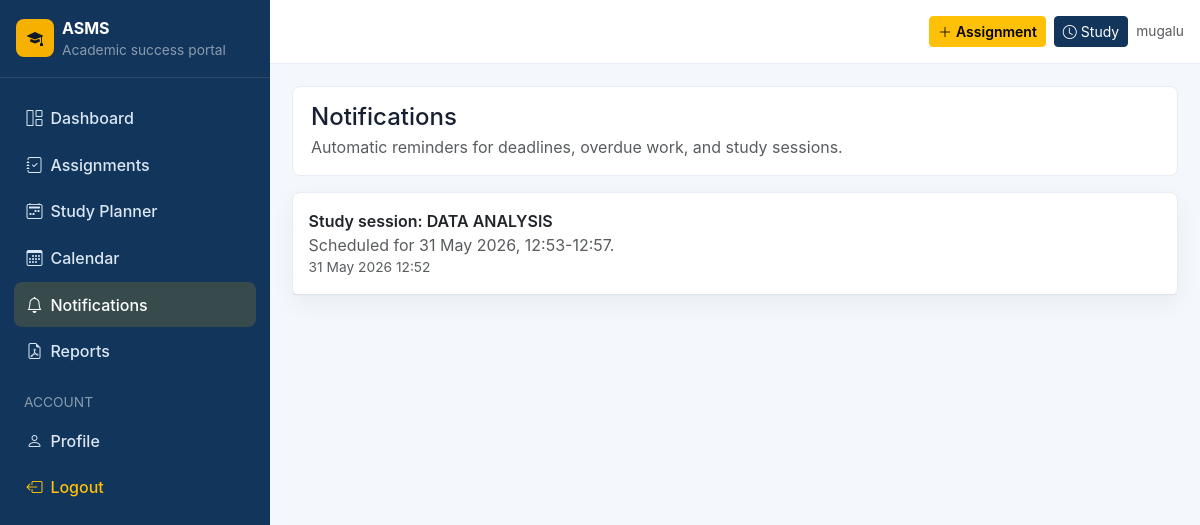
Screenshot of /notifications/ (signed in) with the database file from the repository.
### assignments/models.py (models this page shows, shortened)
class Notification(models.Model):
    TYPE_DEADLINE = "deadline"
    TYPE_OVERDUE = "overdue"
    TYPE_STUDY = "study"
    TYPE_CHOICES = [
        (TYPE_DEADLINE, "Upcoming Deadline"),
        (TYPE_OVERDUE, "Overdue Assignment"),
        (TYPE_STUDY, "Study Reminder"),
    ]
    user = models.ForeignKey(User, on_delete=models.CASCADE, related_name="notifications")
    assignment = models.ForeignKey(Assignment, on_delete=models.CASCADE, blank=True, null=True, related_name="notifications")
    study_session = models.ForeignKey(StudySession, on_delete=models.CASCADE, blank=True, null=True, related_name="notifications")
    title = models.CharField(max_length=160)
    message = models.TextField()
    notification_type = models.CharField(max_length=20, choices=TYPE_CHOICES)
    is_read = models.BooleanField(default=False)
    created_at = models.DateTimeField(auto_now_add=True)
    class Meta:
        ordering = ["-created_at"]
        indexes = [models.Index(fields=["user", "is_read", "created_at"])]

### assignments/views.py (the view)
# urls.py: path("notifications/", views.notification_list, name="notification_list"),
@login_required
def notification_list(request):
    refresh_notifications(request.user)
    notifications = Notification.objects.filter(user=request.user)
    return render(request, "assignments/notifications.html", {"notifications": notifications})

### assignments/services.py (called while the page is built, shortened)
def _upsert_notification(user, notification_type, title, message, assignment=None, study_session=None):
    lookup = {
        "user": user,
        "notification_type": notification_type,
        "assignment": assignment,
        "study_session": study_session,
    }
    Notification.objects.get_or_create(defaults={"title": title, "message": message}, **lookup)

def refresh_notifications(user):
    now = timezone.now()
    soon = now + timedelta(days=3)
    today = now.date()
    for session in StudySession.objects.filter(user=user, study_date__gte=today, study_date__lte=today + timedelta(days=1)):
        _upsert_notification(
            user,
            Notification.TYPE_STUDY,
            f"Study session: {session.subject}",
            f"Scheduled for {session.study_date:%d %b %Y}, {session.start_time:%H:%M}-{session.end_time:%H:%M}.",
            study_session=session,
        )

### assignments/templates/assignments/notifications.html (shortened to what this page needs)
{% extends "base.html" %}
{% block content %}
<div class="page-title"><h1 class="h4 mb-1">Notifications</h1><p class="text-muted mb-0">Automatic reminders for deadlines, overdue work, and study sessions.</p></div>
<div class="card">
  {% for note in notifications %}
  <div class="p-3 border-bottom d-flex justify-content-between gap-3">
    <div>
      <div class="fw-semibold">{% if not note.is_read %}<span class="badge text-bg-warning me-2">New</span>{% endif %}{{ note.title }}</div>
      <div class="text-muted">{{ note.message }}</div>
      <div class="text-small text-muted">{{ note.created_at|date:"d M Y H:i" }}</div>
    </div>
  </div>
  {% empty %}
  <div class="p-4 text-center text-muted">No notifications yet.</div>
  {% endfor %}
</div>
{% endblock %}

### templates/base.html (shortened to what this page needs)
<!doctype html>
<html lang="en">
<head>
  <link href="https://cdn.jsdelivr.net/npm/bootstrap@5.3.3/dist/css/bootstrap.min.css" rel="stylesheet">
  <link href="https://cdn.jsdelivr.net/npm/bootstrap-icons@1.11.3/font/bootstrap-icons.min.css" rel="stylesheet">
</head>
<body>
{% if user.is_authenticated %}
<aside id="sidebar" class="sidebar">
  <div class="p-3 border-bottom border-light border-opacity-10">
    <div class="d-flex align-items-center gap-2">
      <div class="brand-mark"><i class="bi bi-mortarboard-fill"></i></div>
      <div>
        <div class="text-white fw-bold">ASMS</div>
        <div class="text-white-50 text-small">Academic success portal</div>
      </div>
    </div>
  </div>
  <nav class="py-3">
    <a class="nav-link {% if request.resolver_match.url_name == 'dashboard' %}active{% endif %}" href="{% url 'dashboard' %}"><i class="bi bi-grid-1x2 me-2"></i>Dashboard</a>
    <a class="nav-link {% if 'assignment' in request.resolver_match.url_name %}active{% endif %}" href="{% url 'assignment_list' %}"><i class="bi bi-journal-check me-2"></i>Assignments</a>
    <a class="nav-link {% if 'study' in request.resolver_match.url_name %}active{% endif %}" href="{% url 'study_session_list' %}"><i class="bi bi-calendar2-week me-2"></i>Study Planner</a>
    <a class="nav-link {% if request.resolver_match.url_name == 'calendar' %}active{% endif %}" href="{% url 'calendar' %}"><i class="bi bi-calendar3 me-2"></i>Calendar</a>
    <a class="nav-link {% if 'notification' in request.resolver_match.url_name %}active{% endif %}" href="{% url 'notification_list' %}"><i class="bi bi-bell me-2"></i>Notifications</a>
    <a class="nav-link {% if 'report' in request.resolver_match.url_name %}active{% endif %}" href="{% url 'reports' %}"><i class="bi bi-file-earmark-pdf me-2"></i>Reports</a>
    <div class="px-4 pt-3 pb-1 text-white-50 text-uppercase text-small">Account</div>
    <a class="nav-link {% if request.resolver_match.url_name == 'profile' %}active{% endif %}" href="{% url 'profile' %}"><i class="bi bi-person me-2"></i>Profile</a>
    <a class="nav-link text-warning" href="{% url 'logout' %}"><i class="bi bi-box-arrow-left me-2"></i>Logout</a>
  </nav>
</aside>
<main class="main">
  <div class="topbar d-flex align-items-center justify-content-between px-3">
    <div class="ms-auto d-flex align-items-center gap-2">
      <a class="btn btn-sm btn-warning fw-semibold" href="{% url 'assignment_create' %}"><i class="bi bi-plus-lg me-1"></i>Assignment</a>
      <a class="btn btn-sm btn-primary" href="{% url 'study_session_create' %}"><i class="bi bi-clock me-1"></i>Study</a>
      <span class="text-muted text-small d-none d-md-inline">{{ user.get_full_name|default:user.username }}</span>
    </div>
  </div>
  <div class="page-shell">{% block content %}{% endblock %}</div>
</main>
{% endif %}
</body>
</html>

### templates/base.html (style rules this page uses)
:root { --nav:#12355b; --accent:#f6b100; --ink:#172033; --muted:#6b7280; --bg:#f4f7fb; }
body { background:var(--bg); color:var(--ink); font-family:Inter,Segoe UI,Arial,sans-serif; }
.sidebar { width:270px; min-height:100vh; background:var(--nav); position:fixed; inset:0 auto 0 0; z-index:1000; }
.brand-mark { width:38px; height:38px; border-radius:8px; background:var(--accent); display:grid; place-items:center; color:#111827; }
.sidebar .nav-link { color:#dbe7f4; border-radius:8px; margin:.12rem .85rem; padding:.65rem .8rem; font-weight:500; }
.sidebar .nav-link:hover,.sidebar .nav-link.active { background:rgba(246,177,0,.16); color:#fff; }
.main { margin-left:270px; min-height:100vh; }
.topbar { height:64px; background:#fff; border-bottom:1px solid #e7edf5; }
.page-shell { padding:1.35rem; }
.page-title { background:#fff; border:1px solid #e7edf5; border-radius:8px; padding:1rem 1.15rem; margin-bottom:1rem; }
.card,.table-wrap { border:1px solid #e7edf5; border-radius:8px; box-shadow:0 8px 24px rgba(18,53,91,.05); }
.btn-primary { --bs-btn-bg:#12355b; --bs-btn-border-color:#12355b; --bs-btn-hover-bg:#0e2b49; --bs-btn-hover-border-color:#0e2b49; }
.text-small { font-size:.86rem; }

### rows the page displays
Notification: title "Study session: DATA ANALYSIS", message "Scheduled for 31 May 2026, 12:53-12:57.", created_at "31 May 2026 12:52"

### other values shown
{{ user.get_full_name|default:user.username }} "mugalu"
